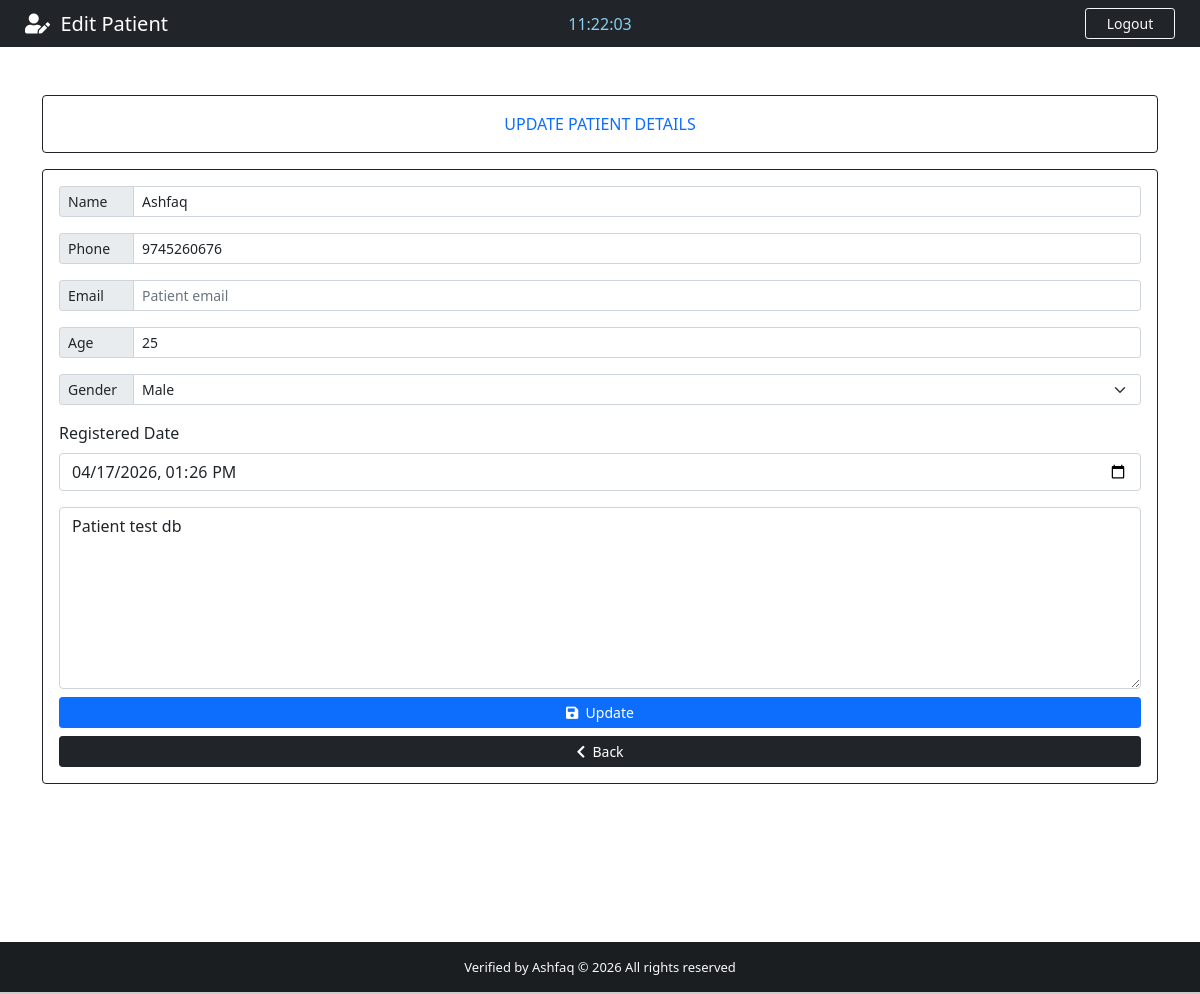
/patient/13/ (signed in), run on the app's committed database.
### App/models.py (models this page shows, shortened)
class Patient(models.Model):
    name = models.CharField(max_length=100)
    phone = models.CharField(max_length=15, blank=True)  # Not mandatory
    email = models.EmailField(blank=True)  # Not mandatory
    age = models.PositiveIntegerField()
    gender = models.CharField(max_length=1, choices=[('M', 'Male'), ('F', 'Female')])
    note = models.TextField(blank=True)
    created_at = models.DateTimeField(null=True, blank=True)  # Manually editable
    updated_at = models.DateTimeField(auto_now=True, null=True, blank=True)

### App/views.py (the view)
# urls.py: path('patient/<str:patient_id>/', views.patient, name = 'patient'),
@cache_control(no_cache=True, must_validate=True, no_store=True)
@login_required(login_url='login')
def patient(request, patient_id):
    patient = get_object_or_404(Patient, id=patient_id)
    return render(request, 'edit.html', {'patient': patient})

### App/templates/edit.html (shortened to what this page needs)
{% extends 'base.html' %}
{% load static %}
{% load tz %}
{% block nav-content %}
<i class="fas fa-user-edit"></i>&nbsp;&nbsp;Edit Patient
{% endblock nav-content %}
{% block time %}
<div class="col-sm">
    <center><span id="clock" style="color: #89cff0;"></span></center>
</div>
{% endblock time %}
{% block btn-nav %}
<a class="btn btn-outline-danger btn-sm border-light text-light" id="btn-nav" data-bs-toggle="modal" data-bs-target="#logoutModal">Logout</a>
{% endblock btn-nav %}
{% block content %}
<div class="container">
    <div class="row">
        <div class="col-lg-12">
            <div class="card card-body border-dark text-primary mt-5">
                <span class="text-center txt-sm">UPDATE PATIENT DETAILS</span>
            </div>
            <form action="{% url 'edit_patient' patient.id %}" method="POST" autocomplete="off" enctype="multipart/form-data" class="card p-3 border-dark mt-3 mb-5">
                <div class="input-group input-group-sm mb-3">
                    <span class="input-group-text side-label"><span class="txt-sm">Name</span></span>
                    <input type="text" name="name" id="name" class="form-control" placeholder="First and Last name" required maxlength="40"
                           value="{{ patient.name }}">
                </div>
                <div class="input-group input-group-sm mb-3">
                    <span class="input-group-text side-label"><span class="txt-sm">Phone</span></span>
                    <input type="text" name="phone" id="phone" class="form-control" placeholder="Patient phone"
                           value="{{ patient.phone }}">
                </div>
                <div class="input-group input-group-sm mb-3">
                    <span class="input-group-text side-label"><span class="txt-sm">Email</span></span>
                    <input type="email" name="email" id="email" class="form-control" placeholder="Patient email" maxlength="40"
                           value="{{ patient.email }}">
                </div>
                <div class="input-group input-group-sm mb-3">
                    <span class="input-group-text side-label"><span class="txt-sm">Age</span></span>
                    <input type="number" name="age" id="age" class="form-control" placeholder="Patient age" required
                           value="{{ patient.age }}">
                </div>
                <div class="input-group input-group-sm mb-3">
                    <label for="gender" class="input-group-text side-label"><span class="txt-sm">Gender</span></label>
                    <select name="gender" id="gender" class="form-select" required>
                        <option value="M" {% if patient.gender == "M" %}selected{% endif %}>Male</option>
                    </select>
                </div>
                <div class="mb-3">
                    <label for="created_at" class="form-label">Registered Date</label>
                    <input type="datetime-local" class="form-control" id="created_at" name="created_at"
                    value="{{ patient.created_at|default:None|date:'Y-m-d\\TH:i'|default_if_none:'' }}">
                </div>
                <div class="form-group">
                    <textarea name="note" id="note" rows="7" class="form-control txt-sm" placeholder="Description is optional....">{{ patient.note }}</textarea>
                </div>
                <div class="d-grid gap-2 mt-2">
                    <button type="submit" class="btn btn-primary btn-sm txt-sm">
                        <i class="fas fa-save"></i>&nbsp;&nbsp;Update
                    </button>
                    <a href="{% url 'backend' %}" class="btn btn-dark btn-sm txt-sm">
                        <i class="fas fa-chevron-left"></i>&nbsp;&nbsp;Back
                    </a>
                </div>
            </form>
        </div>
    </div>
</div>
{% endblock content %}

### App/static/css/style_.css (style rules this page uses)
html, body { height: 100%; margin: 0; max-width: 100%; }
#btn-nav { width: 90px; float: right; margin-right: 25px; }
.side-label { width: 75px; }

### data on the page
Patient: name "Ashfaq", phone "9745260676", age "25", gender "Male", created_at "04/17/2026 13:26", note "Patient test db"
